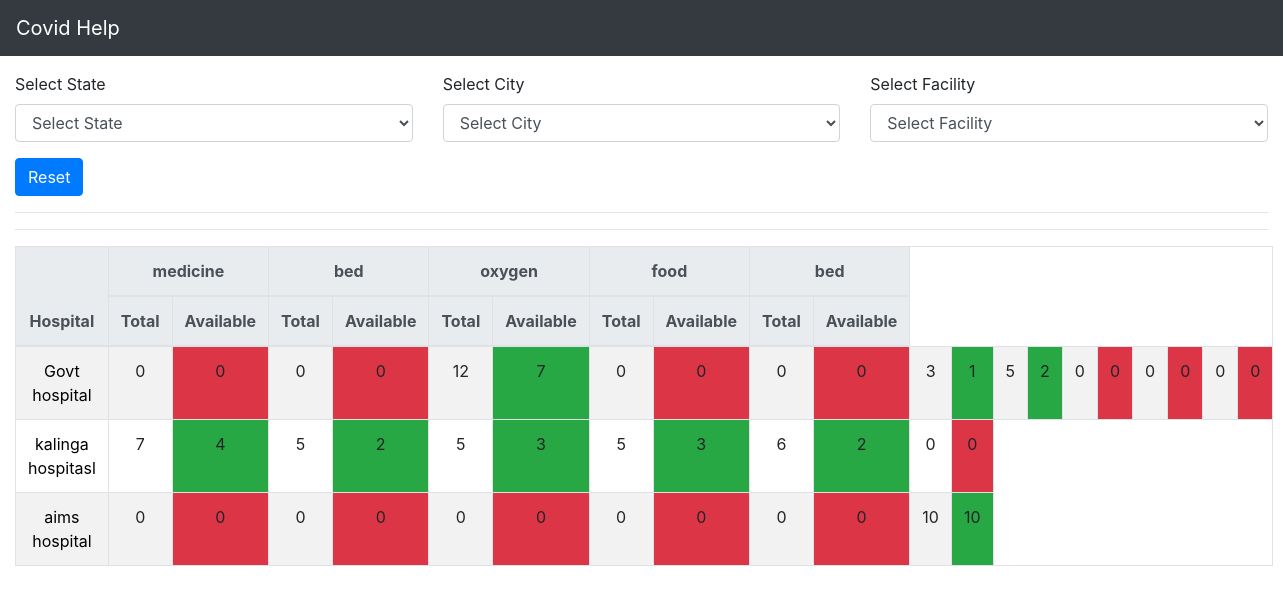
The page / on the database its author committed.
### app/models.py (models this page shows, shortened)
class Facility(models.Model):
    title = models.CharField(
        max_length=60, null=False, blank=False, default="")

class Hospital(models.Model):
    name = models.CharField(max_length=50, null=False, blank=False)
    phone = models.CharField(max_length=12, null=False, blank=False)
    address = models.CharField(max_length=200, null=False, blank=False)
    city = models.ForeignKey(
        City, on_delete=models.CASCADE, related_name='hospitals')

class Availability(models.Model):
    hospital = models.ForeignKey(
        Hospital, on_delete=models.CASCADE, related_name='availabilies')
    facility = models.ForeignKey(
        Facility, on_delete=models.CASCADE, related_name='availabilies')
    total = models.IntegerField(default=0)
    available = models.IntegerField(default=0)
    updated_at = models.DateTimeField(auto_now=True)

### app/views.py (the view, shortened to what this page needs)
# urls.py: path('', home, name='homepage'),
def home(request):
    selected_state_id = request.GET.get('state')
    selected_city_id = request.GET.get('city')
    selected_facility_id = request.GET.get('facility')
    facilities = Facility.objects.all().order_by('pk')
    if selected_state_id:
        cities = City.objects.filter(state=selected_state_id)
    else:
        cities = City.objects.all()
    states = State.objects.all()
    hospitals = Hospital.objects.all()
    if selected_city_id:
        hospitals = hospitals.filter(city=City(pk=selected_city_id))
    context = {
        'facilities': facilities,
        'cities': cities,
        'states': states,
        'hospitals': hospitals,
        'selected_state_id': selected_state_id,
        'selected_city_id': selected_city_id,
        'selected_facility_id': selected_facility_id,
    }
    return render(request, template_name='app/index.html', context=context)

### app/models.py (called while the page is built)
    def __str__(self):
        return self.name

### app/templatetags/custom_tags.py (called while the page is built)
@register.simple_tag
def get_table_class(value):
    if value:
        return 'bg-success'
    return 'bg-danger'

@register.simple_tag
def get_availibilities(hospital):
    return Availability.objects.filter(hospital=hospital).order_by('facility_id')

@register.simple_tag
def is_option_selected(selected_option, pk):
    if selected_option == str(pk):
        return 'selected'
    return ''

### app/templates/app/index.html (shortened to what this page needs)
{% extends 'app/base.html' %}
{% load custom_tags %}
{% block content %}
<div>
    <form action="" id='filterForm' method="GET">
        <div class="row">
            <div class="col">
                <div class="form-group">
                    <label for="">Select State</label>
                    <select name='state' id='stateSelect' class="form-control">
                        <option value=''>Select State</option>
                    </select>
                </div>
            </div>
            <div class="col">
                <div class="form-group">
                    <label for="">Select City</label>
                    <select name='city' class="form-control" id="citySelect">
                        <option value=''>Select City</option>
                    </select>
                </div>
            </div>
            <div class="col">
                <div class="form-group">
                    <label for="">Select Facility</label>
                    <select name='facility' class="form-control" id="facilitySelect">
                        <option value=''>Select Facility</option>
                    </select>
                </div>
            </div>
        </div>
        <div>
            <a href="/" class="btn btn-primary">Reset</a>
        </div>
    </form>
    <hr>
</div>
<hr>
<table class="table text-center table-bordered table-striped">
    <thead class="thead-light">
        <tr>
            <th rowspan="2">Hospital</th>
            {% for facility in facilities %}
            <th colspan="2" class="text-center">{{facility.title}}</th>
            {% endfor %}
        </tr>
        <tr>
            {% for facility in facilities %}
            <th>Total</th>
            <th>Available</th>
            {% endfor %}
        </tr>
    </thead>
    <tbody>
        {% for hospital in hospitals %}
        <tr>
            <td><a href="/hospital/{{hospital.id}}">{{hospital.name}}</a></td>
            {% get_availibilities hospital as availibilities %}
            {% for avl in availibilities %}
            <td>{{avl.total}}</td>
            <td class='{%get_table_class avl.available%}'>{{avl.available}}</td>
            {% endfor %}
        </tr>
        {% endfor %}
    </tbody>
</table>
{% endblock %}

### app/templates/app/base.html (shortened to what this page needs)
<!doctype html>
<html lang="en">
<head>
    <link rel="stylesheet" href="https://maxcdn.bootstrapcdn.com/bootstrap/4.0.0/css/bootstrap.min.css"
>
</head>
<body>
    <nav class="navbar navbar-dark bg-dark">
        <a class="navbar-brand" href="/">Covid Help</a>
    </nav>
    <div class="container-fluid mt-3">
        {% block content %}
        {%endblock%}
    </div>
</body>
</html>

### app/templates/app/index.html (style rules this page uses)
a { color: black; }

### rows shown on the page
Facility: title "medicine"
Facility: title "bed"
Facility: title "oxygen"
Facility: title "food"
Facility: title "bed"
Hospital: name "Govt hospital"
Availability: total "0", available "0"
Availability: total "0", available "0"
Availability: total "12", available "7"
Availability: total "0", available "0"
Availability: total "0", available "0"
Availability: total "3", available "1"
Availability: total "5", available "2"
Availability: total "0", available "0"
Availability: total "0", available "0"
Availability: total "0", available "0"
Hospital: name "kalinga hospitasl"
Availability: total "7", available "4"
Availability: total "5", available "2"
Availability: total "5", available "3"
Availability: total "5", available "3"
Availability: total "6", available "2"
Availability: total "0", available "0"
Hospital: name "aims hospital"
Availability: total "0", available "0"
Availability: total "0", available "0"
Availability: total "0", available "0"
Availability: total "0", available "0"
Availability: total "0", available "0"
Availability: total "10", available "10"
